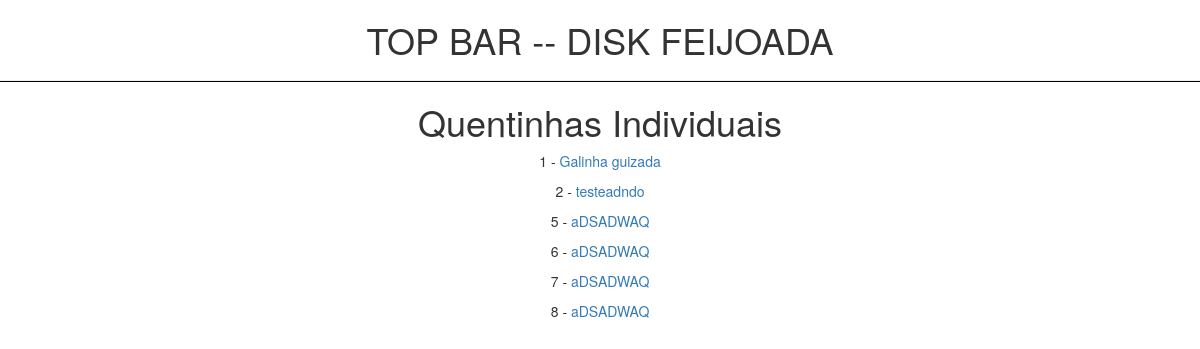
/quentinhas/, run on an earlier commit of the app's database.
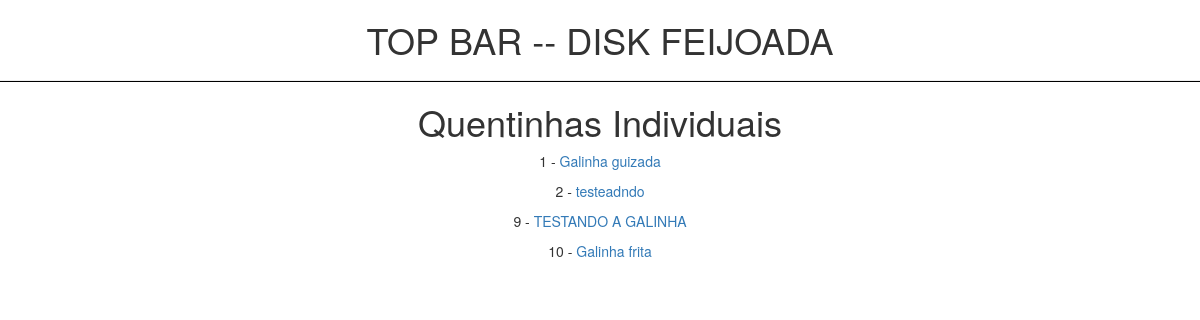
And on a later commit of the database.
### products/models.py (models this page shows, shortened)
class Quentinha(models.Model):
    title = models.CharField(max_length=50)
    description = models.TextField(max_length=150)
    price = models.FloatField()
    acompanhamentos = models.ManyToManyField(Acompanhamentos)
    def get_absolute_url(self):
        return reverse("products:quentinha-detail", kwargs={"id": self.id})

### products/views.py (the view)
# urls.py: path('quentinhas/', QuentinhasListView.as_view(), name='quentinha-list'),
class QuentinhasListView(ListView):
    template_name = 'product_list.html'
    queryset = Quentinha.objects.all()

### products/templates/product_list.html (shortened to what this page needs)
{% extends 'home.html'%}
{% block content %}
<h1 style='text-align:center'>Quentinhas Individuais </h1>
{% for instance in object_list %}
<p style='text-align:center'>{{ instance.id }} - <a href="{{instance.get_absolute_url}}"> {{instance.title}}</a></p>
{% endfor %}
{% endblock %}

### templates/home.html (shortened to what this page needs)
<!doctype html>
{% include 'topbar.html'%}
<html>
<head>
    <link rel="stylesheet" href="https://cdn.jsdelivr.net/npm/bootstrap@3.4.1/dist/css/bootstrap.min.css">
    <script src="https://cdn.tailwindcss.com"></script>
</head>
<body>
{%block content%}{% endblock content %}
</body>
</html>

### templates/topbar.html
<nav style="text-align: center";>
    <h1>TOP BAR -- DISK FEIJOADA </h1>
</nav>
<hr style="border-bottom: 1px solid black";></hr>

What changed in the data, as far as the page shows it:
removed Quentinha: id "5", title "aDSADWAQ"
removed Quentinha: id "6", title "aDSADWAQ"
removed Quentinha: id "7", title "aDSADWAQ"
removed Quentinha: id "8", title "aDSADWAQ"
added Quentinha: id "9", title "TESTANDO A GALINHA"
added Quentinha: id "10", title "Galinha frita"
